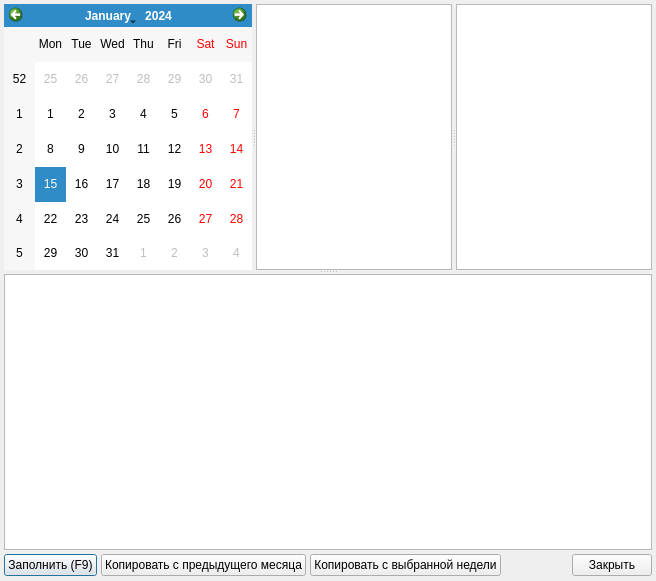
<?xml version="1.0" encoding="UTF-8"?>
<ui version="4.0">
 <class>JobPlannerDialog</class>
 <widget class="QDialog" name="JobPlannerDialog">
  <property name="geometry">
   <rect>
    <x>0</x>
    <y>0</y>
    <width>656</width>
    <height>581</height>
   </rect>
  </property>
  <property name="windowTitle">
   <string>Планирование ресурсов</string>
  </property>
  <layout class="QVBoxLayout" name="verticalLayout">
   <property name="spacing">
    <number>4</number>
   </property>
   <property name="margin">
    <number>4</number>
   </property>
   <item>
    <widget class="QSplitter" name="splitter_2">
     <property name="orientation">
      <enum>Qt::Vertical</enum>
     </property>
     <property name="childrenCollapsible">
      <bool>false</bool>
     </property>
     <widget class="QSplitter" name="splitter">
      <property name="orientation">
       <enum>Qt::Horizontal</enum>
      </property>
      <property name="childrenCollapsible">
       <bool>false</bool>
      </property>
      <widget class="CCalendarWidget" name="calendar">
       <property name="sizePolicy">
        <sizepolicy hsizetype="Preferred" vsizetype="MinimumExpanding">
         <horstretch>0</horstretch>
         <verstretch>0</verstretch>
        </sizepolicy>
       </property>
       <property name="firstDayOfWeek">
        <enum>Qt::Monday</enum>
       </property>
       <property name="gridVisible">
        <bool>false</bool>
       </property>
      </widget>
      <widget class="QTreeView" name="treeOrgStructure"/>
      <widget class="CTableView" name="tblJobs"/>
     </widget>
     <widget class="QWidget" name="widget" native="true">
      <layout class="QGridLayout" name="gridLayout">
       <property name="margin">
        <number>0</number>
       </property>
       <property name="spacing">
        <number>4</number>
       </property>
       <item row="0" column="0" colspan="5">
        <widget class="CJobPlanTable" name="tblJobPlan">
         <property name="sizePolicy">
          <sizepolicy hsizetype="Expanding" vsizetype="Expanding">
           <horstretch>0</horstretch>
           <verstretch>0</verstretch>
          </sizepolicy>
         </property>
        </widget>
       </item>
       <item row="1" column="0">
        <widget class="QPushButton" name="btnFill">
         <property name="text">
          <string>Заполнить (F9)</string>
         </property>
         <property name="shortcut">
          <string>F9</string>
         </property>
        </widget>
       </item>
       <item row="1" column="1">
        <widget class="QPushButton" name="btnDuplicate">
         <property name="text">
          <string>Копировать с предыдущего месяца</string>
         </property>
        </widget>
       </item>
       <item row="1" column="3">
        <spacer>
         <property name="orientation">
          <enum>Qt::Horizontal</enum>
         </property>
         <property name="sizeHint" stdset="0">
          <size>
           <width>273</width>
           <height>23</height>
          </size>
         </property>
        </spacer>
       </item>
       <item row="1" column="4">
        <widget class="QPushButton" name="btnClose">
         <property name="text">
          <string>Закрыть</string>
         </property>
        </widget>
       </item>
       <item row="1" column="2">
        <widget class="QPushButton" name="btnDublicateWeek">
         <property name="text">
          <string>Копировать с выбранной недели</string>
         </property>
        </widget>
       </item>
      </layout>
     </widget>
    </widget>
   </item>
  </layout>
 </widget>
 <customwidgets>
  <customwidget>
   <class>CTableView</class>
   <extends>QTableView</extends>
   <header>library/TableView.h</header>
  </customwidget>
  <customwidget>
   <class>CJobPlanTable</class>
   <extends>QTableView</extends>
   <header>JobPlanTable.h</header>
  </customwidget>
  <customwidget>
   <class>CCalendarWidget</class>
   <extends>QCalendarWidget</extends>
   <header location="global">library.calendar</header>
  </customwidget>
 </customwidgets>
 <tabstops>
  <tabstop>calendar</tabstop>
  <tabstop>treeOrgStructure</tabstop>
  <tabstop>tblJobs</tabstop>
  <tabstop>tblJobPlan</tabstop>
  <tabstop>btnFill</tabstop>
  <tabstop>btnClose</tabstop>
 </tabstops>
 <resources/>
 <connections>
  <connection>
   <sender>btnClose</sender>
   <signal>clicked()</signal>
   <receiver>JobPlannerDialog</receiver>
   <slot>accept()</slot>
   <hints>
    <hint type="sourcelabel">
     <x>573</x>
     <y>458</y>
    </hint>
    <hint type="destinationlabel">
     <x>573</x>
     <y>486</y>
    </hint>
   </hints>
  </connection>
 </connections>
</ui>
